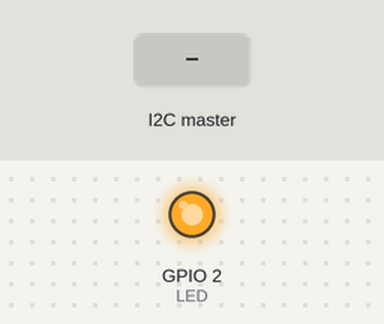
The sketch below on a simulated ESP32. On the bench: output pins drawn as LEDs (lit = HIGH). Inputs (shaded band) come from the test bench. What the sketch prints to the serial monitor is not drawn.

Above: at 1.7 s.
1.8 s: the I2C master sends the byte 1
At 2.1 s:
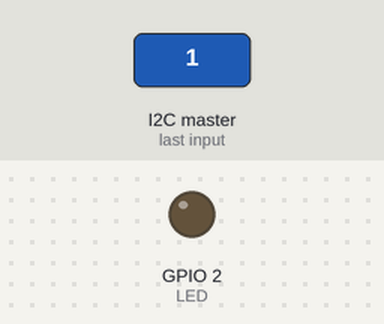
3.3 s: the I2C master sends the byte 0
4.8 s: the I2C master sends the byte 2
Timing chart, 0 to 7.8 s (numbered marks = the images above; inputs shaded):
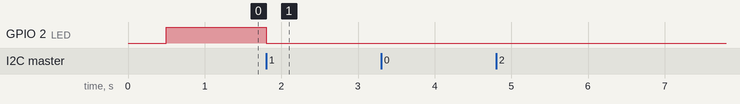

The sketch:

i2c_esp32.ino
```cpp
#include <Wire.h>
#include<stdio.h>

#define MY_ADDR   0x68       // I2C slave address
#define SDA_PIN 21           // I2C data pin
#define SCL_PIN 22           // I2C clock pin

int LED = 2;                // Onboard LED pin
char rx_buffer[32];         // Buffer to store received I2C data
uint32_t cnt = 0;           // Counter for buffer

void setup() {
  Serial.begin(9600);       // Initialize Serial for debugging
  delay(500);

  pinMode(LED, OUTPUT);
  digitalWrite(LED, HIGH);  // Turn LED ON initially

  // Initialize I2C as slave with given address and pins
  Wire.begin((uint8_t)MY_ADDR, SDA_PIN, SCL_PIN);

  pinMode(SDA_PIN, INPUT_PULLUP); // Pull-up for I2C pins
  pinMode(SCL_PIN, INPUT_PULLUP); // Pull-up for I2C pins

  Wire.onReceive(receiveEvent);   // Set function to call when data is received

  Serial.println("Waiting for data from master");
}

void loop(void)
{
  // Main loop does nothing; all action happens in receiveEvent
}

// Function called when data is received from I2C master
void receiveEvent(int bytes)
{
  digitalWrite(LED, LOW);         // Turn LED OFF when data received
  while(Wire.available())         // Read all bytes sent by master
  {
    rx_buffer[cnt++] = Wire.read();
  }
  rx_buffer[cnt] = '\0';          // Null-terminate string
  cnt = 0;                        // Reset counter

  Serial.print("Received:");
  Serial.println((char*)rx_buffer); // Print received data
}
```

Measured:
- after the input at 1.8 s, GPIO 2 (LED): HIGH → LOW at once
- after the input at 3.3 s, every drawn part: stays the same
- after the input at 4.8 s, every drawn part: stays the same
